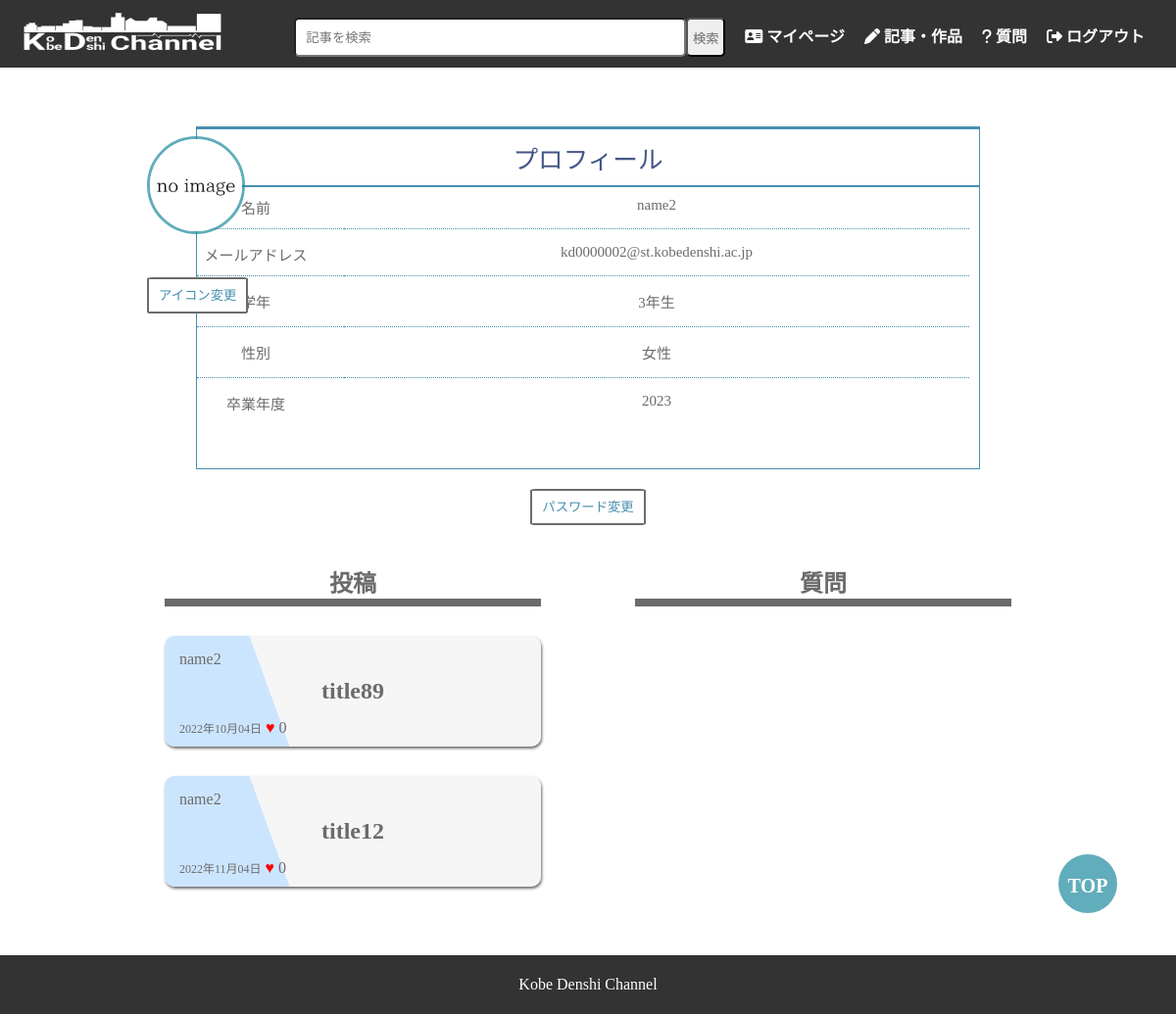
The app's page /user/user_show.php (signed in) with its own data.
### tables this page shows
CREATE TABLE current_users(
    user_id INT PRIMARY KEY AUTO_INCREMENT,
    name VARCHAR(20) NOT NULL,
    grade TINYINT NOT NULL,
    graduation_year SMALLINT NOT NULL,
    gender TINYINT DEFAULT 2,
    mail VARCHAR(50) UNIQUE NOT NULL,
    password VARCHAR(40) NOT NULL,
    INDEX current_users_index(
        user_id,
        name,
        grade,
        graduation_year,
        mail
    )
);

CREATE TABLE article_list(
    article_id INT PRIMARY KEY AUTO_INCREMENT,
    user_id INT NOT NULL,
    title VARCHAR(30) NOT NULL,
    sentence VARCHAR(400) NOT NULL,
    like_count INT NOT NULL DEFAULT 0,
    creation_date DATETIME NOT NULL,
    INDEX article_list_index(
        article_id,
        title,
        like_count,
        creation_date
    ),
    FOREIGN KEY (user_id) REFERENCES current_users(user_id)
);

### pre.php (called while the page is built, shortened)
<?php
$http_host = '//' . $_SERVER['SERVER_NAME'];
$id = "pbl1";
$user_php = $http_host . '/' . $id . '/user/user_show.php';
$article_show_php = $http_host . '/' . $id . '/article/article_show.php';
$userpage_css = $http_host . '/' . $id . '/css/userpage.css';

### classes/dbdata.php (called while the page is built, shortened)
<?php
class  DbData
{
    protected  $pdo;
    public function __construct()
    {
        $dsn = 'mysql:host=localhost;dbname=pbl1;charset=utf8';
        $user = 'kobedenshi_pbl1_a';
        $password = 'kobedenshi_2023';
        try {
            $this->pdo = new PDO($dsn, $user, $password);
        } catch (Exception  $e) {
            echo 'Error:' . $e->getMessage();
            die();
        }
    }
    protected function query($sql,  $array_params)
    {
        $stmt = $this->pdo->prepare($sql);
        $stmt->execute($array_params);
        return  $stmt;
    }
}

### classes/user_login.php (called while the page is built, shortened)
<?php
require_once __DIR__ . '/dbdata.php';
class User extends DbData
{
    public function detailsUser($user_show_id)
    {
        $sql = "select * from current_users where user_id=?";
        $userdetail = $this->query($sql, [$user_show_id]);
        return $userdetail->fetch();
    }
}

### classes/post.php (called while the page is built, shortened)
<?php
require_once __DIR__ . '/dbdata.php';
class  Post  extends  DbData
{
    public function userArticles($user_show_id)
    {
        $sql = "select * from article_list join current_users on article_list.user_id = current_users.user_id where article_list.user_id = ? order by article_list.article_id desc";
        $stmt = $this->query($sql, [$user_show_id]);
        $userarticles = $stmt->fetchAll();
        return $userarticles;
    }
}

### user/user_show.php (the view, shortened to what this page needs)
<?php
require_once __DIR__ . '/../header.php';
require_once __DIR__ . '/../classes/post.php';
require_once __DIR__ . '/../classes/user_login.php';
if (isset($_GET['user_id'])) {
  $user_show_id = $_GET['user_id'];
} else {
  $user_show_id = $_SESSION['user_id'];
}
$post = new Post();
$userdetails = new User();
$userdetail = $userdetails->detailsUser($user_show_id);
$userarticles = $post->userArticles($user_show_id);
if ($userdetail['gender'] == 0) {
  $user_show_gender = "男性";
} elseif ($userdetail['gender'] == 1) {
  $user_show_gender = "女性";
} else {
  $user_show_gender = "未設定";
}
$userdetail['grade'] .= "年生";
?>
<head>
  <link rel="stylesheet" href="<?= $userpage_css ?>">
</head>
<main>
  <div class="icon">
    <?php
    if ($userdetail['icon'] != "") {
    ?>
      <img class="user-icon" src="../icon_image/<?= $userdetail['icon'] ?>" alt="">
    <?php
    } else {
    ?>
      <img class="user-icon" src="../icon_image/default.png" alt="">
    <?php
    }
    ?>
    <div class="icon-update">
      <a href="../login/icon_update.php">
        <input type="submit" value="アイコン変更" class="icon_button">
      </a>
    </div>
  </div>
  <div class="profile" align="center">
    <h3>プロフィール</h3>
    <div>
      <dl class="inline">
        <dt>名前</dt>
        <dd><?= $userdetail['name'] ?></dd>
        <dt>メールアドレス</dt>
        <dd>
          <td><?= $userdetail['mail'] ?>
        </dd>
        <dt>学年</dt>
        <dd><?= $userdetail['grade'] ?></dd>
        <dt>性別</dt>
        <dd><?= $user_show_gender ?></dd>
        <dt>卒業年度</dt>
        <dd><?= $userdetail['graduation_year'] ?></dd>
      </dl>
    </div>
  </div>
  <?php
  if (!isset($_GET['user_id'])) {
  ?>
    <div class="update">
      <a href="../login/update.php">
        <input type="submit" value="パスワード変更" class="user_button">
      </a>
    </div>
  <?php
  }
  ?>
  <div class="index-style">
    <article class="article-style">
      <h1>投稿</h1>
      <?php
      foreach ($userarticles as $userarticle) {
      ?>
        <a href=<?= $article_show_php ?>?article_id=<?= $userarticle['article_id'] ?>>
          <article class="article-one">
            <p class="article-user"><object><a href=<?= $user_php ?>?user_id=<?= $userarticle['user_id'] ?>><?= $userarticle['name'] ?></a></object></p>
            <h2 class="article-title"><object><a href=<?= $article_show_php ?>?article_id=<?= $userarticle['article_id'] ?>><?= $userarticle['title'] ?></a></object></h2>
            <p class="article-date"><?= date('Y年m月d日', strtotime($userarticle['creation_date'])) ?></p>
            <span class="heart">♥</span>
            <span class="article-like"><?= $userarticle['like_count'] ?></span>
          </article>
        </a>
      <?php
      }
      ?>
    </article>
    <article class="article-style">
      <h1>質問</h1>
    </article>
  </div>
</main>
<?php
require_once __DIR__ . '/../footer.php';
?>

### css/post.css (style rules this page uses)
.index-style { width: 80%; display: flex; justify-content: center; margin: 0 auto; padding-top: 20px; }
.article-style { width: 40%; margin: 0 auto; }
article h1 { border-bottom: 8px solid #6c6b6b; text-align: center; }
.article-one { margin: 30px 0; background: -webkit-linear-gradient(380deg, #cce5ff 0%, #cce5ff 30%, #eeeeee8d 30%, #eeeeee8d 100%); border-radius: 10px; box-shadow: 1px 2px 3px #6c6b6b; }
article a { color: inherit; text-decoration: none; }
.article-user { padding: 15px 0px 10px 15px; margin: 0 auto; }
.article-date { padding: 15px 0px 10px 15px; margin: 0 auto; font-size: 12px; display: inline-block; }
.article-title { padding: 0 15px; margin: 0 auto; text-align: center; }
.heart { color: red; }

### css/userpage.css (style rules this page uses)
.profile { border-width: 500px; border: 1px solid #458eaf; width: 800px; height: 350px; margin: 0 auto; font-size: 15px; }
.user-icon { border-radius: 50%; width: 100px; height: 100px; margin: 10px; object-fit: cover; border: 0.2rem solid rgba(30, 139, 158, 0.7); position: relative; top: 60px; left: 140px; }
.icon-update { position: relative; top: 80px; left: 120px; margin: 10px; }
.update { margin: 20px; text-align: center; }
.user_button { display: inline-block; border-radius: 5%; font-size: 10pt; text-align: center; cursor: pointer; padding: 10px 10px; background: #ffffff; color: #458eaf; line-height: 1em; transition: .3s; border: 2px solid #6c6b6b; }
.icon_button { display: inline-block; border-radius: 5%; font-size: 10pt; text-align: center; cursor: pointer; padding: 10px 10px; margin-left: 20px; background: #ffffff; color: #458eaf; line-height: 1em; transition: .3s; border: 2px solid #6c6b6b; }
h3 { text-align: center; }
h3 { margin: 0px 0 10px; padding: 10px 0; border: 2px solid #458eaf; border-left: 0; border-right: 0; font-weight: 400; font-size: 1.6rem; color: #458 }
dl { margin: 10px 0; }
dl dd { margin: 10 0 15px; padding: 0 0 15px 40px; border-bottom: 1px dotted #458eaf; }
dl dd:last-of-type { margin-bottom: 0; padding-bottom: 0; border-bottom: 0; }
dl.inline { display: flex; flex-wrap: wrap; width: 100%; margin: 0; -moz-box-sizing: border-box; -webkit-box-sizing: border-box; box-sizing: border-box; }
dl.inline dt, dl.inline dd { vertical-align: top; margin: 0 0 15px 0; padding: 0 0 15px; }
dl.inline dt:last-of-type, dl.inline dd:last-of-type { margin-bottom: 0; padding-bottom: 0; }
dl.inline dt { width: 150px; padding: 0 30px 10px 0; padding-right: 30px; border-bottom: 1px dotted #458eaf; }
dl.inline dt:last-of-type { border-bottom: 0; }
dl.inline dd { width: calc(100% - 130px - 30px); }

### css/frame.css (style rules this page uses)
img { width: 250px; height: 45px; }
.icon { width: 60px; height: 60px; margin: 0px 25px 0px 0px; object-fit: cover; background-color: white; border-radius: 100%; vertical-align: middle; }

### css/common.css (style rules this page uses)
* { margin: 0; padding: 0; box-sizing: border-box; color: #6c6b6b; }
a { color: #6c6b6b; }

### records on screen
current_users: gender "女性"
article_list: user.name "name2", title "title89", creation_date "2022年10月04日", like_count "0"
article_list: user.name "name2", title "title12", creation_date "2022年11月04日", like_count "0"

### other values on screen
$userdetail['name'] "name2"
$userdetail['mail'] "kd0000002@st.kobedenshi.ac.jp"
$userdetail['grade'] "3年生"
$userdetail['graduation_year'] "2023"
